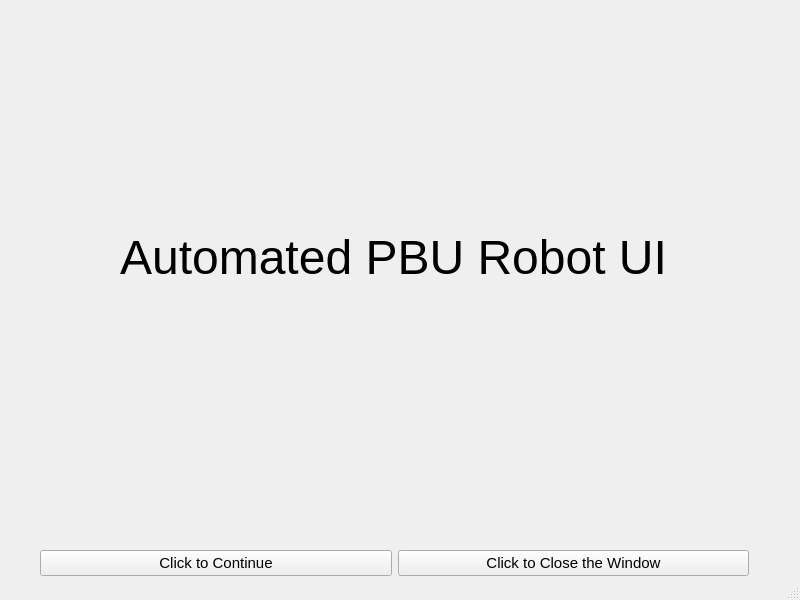
<?xml version="1.0" encoding="UTF-8"?>
<ui version="4.0">
 <class>MainWindow</class>
 <widget class="QMainWindow" name="MainWindow">
  <property name="geometry">
   <rect>
    <x>0</x>
    <y>0</y>
    <width>800</width>
    <height>600</height>
   </rect>
  </property>
  <property name="windowTitle">
   <string>mainframe</string>
  </property>
  <widget class="QWidget" name="centralwidget">
   <property name="sizePolicy">
    <sizepolicy hsizetype="Expanding" vsizetype="Expanding">
     <horstretch>1</horstretch>
     <verstretch>1</verstretch>
    </sizepolicy>
   </property>
   <widget class="QStackedWidget" name="stackedWidget">
    <property name="geometry">
     <rect>
      <x>0</x>
      <y>0</y>
      <width>800</width>
      <height>600</height>
     </rect>
    </property>
    <property name="sizePolicy">
     <sizepolicy hsizetype="Expanding" vsizetype="Expanding">
      <horstretch>1</horstretch>
      <verstretch>1</verstretch>
     </sizepolicy>
    </property>
    <property name="font">
     <font>
      <pointsize>11</pointsize>
     </font>
    </property>
    <property name="currentIndex">
     <number>0</number>
    </property>
    <widget class="QWidget" name="mainmenu">
     <property name="sizePolicy">
      <sizepolicy hsizetype="Expanding" vsizetype="Expanding">
       <horstretch>0</horstretch>
       <verstretch>0</verstretch>
      </sizepolicy>
     </property>
     <widget class="QLabel" name="QTitle">
      <property name="geometry">
       <rect>
        <x>40</x>
        <y>230</y>
        <width>707</width>
        <height>55</height>
       </rect>
      </property>
      <property name="text">
       <string>&lt;html&gt;&lt;head/&gt;&lt;body&gt;&lt;p&gt;&lt;span style=&quot; font-size:36pt;&quot;&gt;Automated PBU Robot UI&lt;/span&gt;&lt;/p&gt;&lt;/body&gt;&lt;/html&gt;</string>
      </property>
      <property name="scaledContents">
       <bool>false</bool>
      </property>
      <property name="alignment">
       <set>Qt::AlignCenter</set>
      </property>
     </widget>
     <widget class="QWidget" name="layoutWidget">
      <property name="geometry">
       <rect>
        <x>40</x>
        <y>550</y>
        <width>709</width>
        <height>27</height>
       </rect>
      </property>
      <layout class="QHBoxLayout" name="horizontalLayout">
       <item>
        <widget class="QPushButton" name="menuStartButton">
         <property name="text">
          <string>Click to Continue</string>
         </property>
         <property name="checkable">
          <bool>false</bool>
         </property>
        </widget>
       </item>
       <item>
        <widget class="QPushButton" name="menuCloseButton">
         <property name="text">
          <string>Click to Close the Window</string>
         </property>
         <property name="checkable">
          <bool>false</bool>
         </property>
        </widget>
       </item>
      </layout>
     </widget>
    </widget>
    <widget class="QWidget" name="page">
     <property name="sizePolicy">
      <sizepolicy hsizetype="Expanding" vsizetype="Expanding">
       <horstretch>0</horstretch>
       <verstretch>0</verstretch>
      </sizepolicy>
     </property>
     <widget class="QWidget" name="layoutWidgetpage2">
      <property name="geometry">
       <rect>
        <x>0</x>
        <y>10</y>
        <width>331</width>
        <height>559</height>
       </rect>
      </property>
      <layout class="QVBoxLayout" name="verticalLayout_17">
       <item>
        <widget class="QListView" name="Selectivefilelistview"/>
       </item>
       <item>
        <layout class="QHBoxLayout" name="horizontalLayout_8" stretch="1,1,1">
         <item>
          <widget class="QPushButton" name="FilePathButton">
           <property name="text">
            <string>File_Path</string>
           </property>
          </widget>
         </item>
         <item>
          <widget class="QPushButton" name="BacktoMenuButton">
           <property name="text">
            <string>Back To Menu</string>
           </property>
          </widget>
         </item>
         <item>
          <widget class="QPushButton" name="NextButton_Page_2">
           <property name="text">
            <string>Next</string>
           </property>
          </widget>
         </item>
        </layout>
       </item>
      </layout>
     </widget>
     <widget class="QWidget" name="layoutWidgetframe">
      <property name="geometry">
       <rect>
        <x>340</x>
        <y>10</y>
        <width>451</width>
        <height>559</height>
       </rect>
      </property>
      <layout class="QHBoxLayout" name="horizontalLayout_2" stretch="0">
       <item>
        <widget class="QFrame" name="pyvistaframe">
         <property name="sizePolicy">
          <sizepolicy hsizetype="Preferred" vsizetype="Preferred">
           <horstretch>0</horstretch>
           <verstretch>0</verstretch>
          </sizepolicy>
         </property>
         <property name="frameShape">
          <enum>QFrame::StyledPanel</enum>
         </property>
         <property name="frameShadow">
          <enum>QFrame::Raised</enum>
         </property>
        </widget>
       </item>
      </layout>
     </widget>
    </widget>
    <widget class="QWidget" name="page_2">
     <property name="sizePolicy">
      <sizepolicy hsizetype="Expanding" vsizetype="Expanding">
       <horstretch>0</horstretch>
       <verstretch>0</verstretch>
      </sizepolicy>
     </property>
     <widget class="QLabel" name="Itemlabel">
      <property name="geometry">
       <rect>
        <x>10</x>
        <y>10</y>
        <width>797</width>
        <height>17</height>
       </rect>
      </property>
      <property name="sizePolicy">
       <sizepolicy hsizetype="Preferred" vsizetype="Preferred">
        <horstretch>0</horstretch>
        <verstretch>0</verstretch>
       </sizepolicy>
      </property>
      <property name="text">
       <string>Product :</string>
      </property>
     </widget>
     <widget class="QWidget" name="layoutWidgetpage3">
      <property name="geometry">
       <rect>
        <x>0</x>
        <y>30</y>
        <width>801</width>
        <height>541</height>
       </rect>
      </property>
      <layout class="QHBoxLayout" name="horizontalLayout_16" stretch="0,0">
       <item>
        <layout class="QVBoxLayout" name="verticalLayout_4">
         <item>
          <layout class="QVBoxLayout" name="verticalLayout_18" stretch="1,1,1">
           <item>
            <widget class="QPushButton" name="seq1Button">
             <property name="sizePolicy">
              <sizepolicy hsizetype="Minimum" vsizetype="MinimumExpanding">
               <horstretch>0</horstretch>
               <verstretch>0</verstretch>
              </sizepolicy>
             </property>
             <property name="font">
              <font>
               <pointsize>30</pointsize>
              </font>
             </property>
             <property name="text">
              <string>Stage 1</string>
             </property>
            </widget>
           </item>
           <item>
            <widget class="QPushButton" name="seq2Button">
             <property name="sizePolicy">
              <sizepolicy hsizetype="Minimum" vsizetype="MinimumExpanding">
               <horstretch>0</horstretch>
               <verstretch>0</verstretch>
              </sizepolicy>
             </property>
             <property name="font">
              <font>
               <pointsize>30</pointsize>
              </font>
             </property>
             <property name="text">
              <string>Stage 2</string>
             </property>
            </widget>
           </item>
           <item>
            <widget class="QPushButton" name="seq3Button">
             <property name="sizePolicy">
              <sizepolicy hsizetype="Minimum" vsizetype="MinimumExpanding">
               <horstretch>0</horstretch>
               <verstretch>0</verstretch>
              </sizepolicy>
             </property>
             <property name="font">
              <font>
               <pointsize>30</pointsize>
              </font>
             </property>
             <property name="text">
              <string>Stage 3</string>
             </property>
            </widget>
           </item>
          </layout>
         </item>
         <item>
          <layout class="QHBoxLayout" name="horizontalLayout_9">
           <item>
            <widget class="QPushButton" name="NextButton_Page_3">
             <property name="text">
              <string>Next</string>
             </property>
            </widget>
           </item>
           <item>
            <widget class="QPushButton" name="BackButton_Page_2">
             <property name="text">
              <string>Back</string>
             </property>
            </widget>
           </item>
          </layout>
         </item>
        </layout>
       </item>
       <item>
        <layout class="QHBoxLayout" name="horizontalLayout_4">
         <item>
          <widget class="QFrame" name="pyvistaframe_2">
           <property name="frameShape">
            <enum>QFrame::StyledPanel</enum>
           </property>
           <property name="frameShadow">
            <enum>QFrame::Raised</enum>
           </property>
          </widget>
         </item>
        </layout>
       </item>
      </layout>
     </widget>
    </widget>
    <widget class="QWidget" name="page_3">
     <property name="sizePolicy">
      <sizepolicy hsizetype="Expanding" vsizetype="Expanding">
       <horstretch>0</horstretch>
       <verstretch>0</verstretch>
      </sizepolicy>
     </property>
     <widget class="QWidget" name="layoutWidgetpage4">
      <property name="geometry">
       <rect>
        <x>10</x>
        <y>10</y>
        <width>781</width>
        <height>351</height>
       </rect>
      </property>
      <layout class="QVBoxLayout" name="verticalLayout" stretch="0">
       <item>
        <widget class="QFrame" name="vtkframe">
         <property name="sizePolicy">
          <sizepolicy hsizetype="MinimumExpanding" vsizetype="MinimumExpanding">
           <horstretch>5</horstretch>
           <verstretch>0</verstretch>
          </sizepolicy>
         </property>
         <property name="frameShape">
          <enum>QFrame::StyledPanel</enum>
         </property>
         <property name="frameShadow">
          <enum>QFrame::Raised</enum>
         </property>
        </widget>
       </item>
      </layout>
     </widget>
     <widget class="QWidget" name="horizontalLayoutWidgetpage4">
      <property name="geometry">
       <rect>
        <x>10</x>
        <y>370</y>
        <width>781</width>
        <height>201</height>
       </rect>
      </property>
      <layout class="QHBoxLayout" name="horizontalLayout_3" stretch="2,1,1">
       <item>
        <layout class="QHBoxLayout" name="horizontalLayout_17" stretch="0">
         <property name="sizeConstraint">
          <enum>QLayout::SetNoConstraint</enum>
         </property>
         <item>
          <layout class="QVBoxLayout" name="verticalLayout_6" stretch="0,0">
           <item>
            <layout class="QVBoxLayout" name="verticalLayout_21" stretch="1,1,0">
             <property name="sizeConstraint">
              <enum>QLayout::SetNoConstraint</enum>
             </property>
             <item>
              <widget class="QLabel" name="Seqlabel">
               <property name="text">
                <string>Sequence:</string>
               </property>
              </widget>
             </item>
             <item>
              <widget class="QLabel" name="Itemlabel_2">
               <property name="text">
                <string>Product:</string>
               </property>
               <property name="wordWrap">
                <bool>true</bool>
               </property>
              </widget>
             </item>
             <item>
              <layout class="QHBoxLayout" name="horizontalLayout_19" stretch="1,1">
               <item>
                <widget class="QPushButton" name="FloorViewbutton">
                 <property name="text">
                  <string>Floor View</string>
                 </property>
                </widget>
               </item>
               <item>
                <widget class="QPushButton" name="Leftwallviewbutton">
                 <property name="text">
                  <string>Left Wall View</string>
                 </property>
                </widget>
               </item>
              </layout>
             </item>
            </layout>
           </item>
           <item>
            <layout class="QHBoxLayout" name="horizontalLayout_10" stretch="1,1">
             <item>
              <widget class="QPushButton" name="ConfirmButton">
               <property name="text">
                <string>Confirm</string>
               </property>
              </widget>
             </item>
             <item>
              <widget class="QPushButton" name="BackButton_2">
               <property name="text">
                <string>Back</string>
               </property>
              </widget>
             </item>
            </layout>
           </item>
          </layout>
         </item>
        </layout>
       </item>
       <item>
        <layout class="QVBoxLayout" name="verticalLayout_22" stretch="1,1,1">
         <item>
          <widget class="QLabel" name="label_2">
           <property name="text">
            <string>Click Mouse Display</string>
           </property>
          </widget>
         </item>
         <item>
          <widget class="QGroupBox" name="Xgroupbox">
           <property name="title">
            <string/>
           </property>
           <widget class="QWidget" name="horizontalLayoutWidget_9">
            <property name="geometry">
             <rect>
              <x>0</x>
              <y>0</y>
              <width>191</width>
              <height>61</height>
             </rect>
            </property>
            <layout class="QHBoxLayout" name="horizontalLayout_13">
             <item>
              <widget class="QLabel" name="titleXlabel">
               <property name="text">
                <string>Width:</string>
               </property>
              </widget>
             </item>
             <item>
              <widget class="QLabel" name="Xlabel">
               <property name="text">
                <string>800</string>
               </property>
              </widget>
             </item>
            </layout>
           </widget>
          </widget>
         </item>
         <item>
          <widget class="QGroupBox" name="Ygroupbox">
           <property name="sizePolicy">
            <sizepolicy hsizetype="Preferred" vsizetype="Minimum">
             <horstretch>0</horstretch>
             <verstretch>0</verstretch>
            </sizepolicy>
           </property>
           <property name="title">
            <string/>
           </property>
           <widget class="QWidget" name="horizontalLayoutWidget_10">
            <property name="geometry">
             <rect>
              <x>0</x>
              <y>0</y>
              <width>191</width>
              <height>61</height>
             </rect>
            </property>
            <layout class="QHBoxLayout" name="horizontalLayout_14">
             <item>
              <widget class="QLabel" name="titleYlabel">
               <property name="text">
                <string>Height:</string>
               </property>
              </widget>
             </item>
             <item>
              <widget class="QLabel" name="Ylabel">
               <property name="text">
                <string>800</string>
               </property>
              </widget>
             </item>
            </layout>
           </widget>
          </widget>
         </item>
        </layout>
       </item>
       <item>
        <layout class="QVBoxLayout" name="verticalLayout_20" stretch="1,1,1,1">
         <item>
          <widget class="QLabel" name="displaybeforelabel">
           <property name="text">
            <string>Camera Display</string>
           </property>
          </widget>
         </item>
         <item>
          <widget class="QGroupBox" name="Xgroupbox_2">
           <property name="title">
            <string/>
           </property>
           <widget class="QWidget" name="horizontalLayoutWidget_4">
            <property name="geometry">
             <rect>
              <x>0</x>
              <y>0</y>
              <width>161</width>
              <height>51</height>
             </rect>
            </property>
            <layout class="QHBoxLayout" name="horizontalLayout_5">
             <item>
              <widget class="QLabel" name="titleXlabel_2">
               <property name="text">
                <string>Width:</string>
               </property>
              </widget>
             </item>
             <item>
              <widget class="QLabel" name="Xlabel_2">
               <property name="text">
                <string>800</string>
               </property>
              </widget>
             </item>
            </layout>
           </widget>
          </widget>
         </item>
         <item>
          <widget class="QGroupBox" name="Ygroupbox_2">
           <property name="sizePolicy">
            <sizepolicy hsizetype="Preferred" vsizetype="Minimum">
             <horstretch>0</horstretch>
             <verstretch>0</verstretch>
            </sizepolicy>
           </property>
           <property name="title">
            <string/>
           </property>
           <widget class="QWidget" name="horizontalLayoutWidget_7">
            <property name="geometry">
             <rect>
              <x>0</x>
              <y>0</y>
              <width>161</width>
              <height>51</height>
             </rect>
            </property>
            <layout class="QHBoxLayout" name="horizontalLayout_6">
             <item>
              <widget class="QLabel" name="titleYlabel_2">
               <property name="text">
                <string>Height:</string>
               </property>
              </widget>
             </item>
             <item>
              <widget class="QLabel" name="Ylabel_2">
               <property name="text">
                <string>800</string>
               </property>
              </widget>
             </item>
            </layout>
           </widget>
          </widget>
         </item>
         <item>
          <widget class="QGroupBox" name="Zgroupbox">
           <property name="sizePolicy">
            <sizepolicy hsizetype="Preferred" vsizetype="Minimum">
             <horstretch>0</horstretch>
             <verstretch>0</verstretch>
            </sizepolicy>
           </property>
           <property name="title">
            <string/>
           </property>
           <widget class="QWidget" name="horizontalLayoutWidget_8">
            <property name="geometry">
             <rect>
              <x>0</x>
              <y>0</y>
              <width>161</width>
              <height>51</height>
             </rect>
            </property>
            <layout class="QHBoxLayout" name="horizontalLayout_7">
             <item>
              <widget class="QLabel" name="titleZlabel">
               <property name="text">
                <string>Length</string>
               </property>
              </widget>
             </item>
             <item>
              <widget class="QLabel" name="Zlabel">
               <property name="text">
                <string>800</string>
               </property>
              </widget>
             </item>
            </layout>
           </widget>
          </widget>
         </item>
        </layout>
       </item>
      </layout>
     </widget>
    </widget>
    <widget class="QWidget" name="page_4">
     <property name="sizePolicy">
      <sizepolicy hsizetype="Preferred" vsizetype="Preferred">
       <horstretch>1</horstretch>
       <verstretch>1</verstretch>
      </sizepolicy>
     </property>
     <widget class="QPushButton" name="SettingButton">
      <property name="geometry">
       <rect>
        <x>700</x>
        <y>10</y>
        <width>80</width>
        <height>25</height>
       </rect>
      </property>
      <property name="text">
       <string>Setting</string>
      </property>
     </widget>
     <widget class="QWidget" name="layoutWidgetpage5">
      <property name="geometry">
       <rect>
        <x>0</x>
        <y>40</y>
        <width>791</width>
        <height>531</height>
       </rect>
      </property>
      <layout class="QVBoxLayout" name="verticalLayout_23" stretch="1,1">
       <item>
        <widget class="QPushButton" name="MarkingButton">
         <property name="sizePolicy">
          <sizepolicy hsizetype="Minimum" vsizetype="MinimumExpanding">
           <horstretch>0</horstretch>
           <verstretch>0</verstretch>
          </sizepolicy>
         </property>
         <property name="font">
          <font>
           <pointsize>40</pointsize>
          </font>
         </property>
         <property name="text">
          <string>Back to Marking</string>
         </property>
        </widget>
       </item>
       <item>
        <layout class="QVBoxLayout" name="verticalLayout_24" stretch="1,1">
         <item>
          <layout class="QHBoxLayout" name="horizontalLayout_11" stretch="1,1">
           <item>
            <widget class="QPushButton" name="HomeButton">
             <property name="sizePolicy">
              <sizepolicy hsizetype="Minimum" vsizetype="MinimumExpanding">
               <horstretch>0</horstretch>
               <verstretch>0</verstretch>
              </sizepolicy>
             </property>
             <property name="font">
              <font>
               <pointsize>40</pointsize>
              </font>
             </property>
             <property name="text">
              <string>Home</string>
             </property>
            </widget>
           </item>
           <item>
            <widget class="QPushButton" name="EnableRobotButton">
             <property name="sizePolicy">
              <sizepolicy hsizetype="Minimum" vsizetype="MinimumExpanding">
               <horstretch>0</horstretch>
               <verstretch>0</verstretch>
              </sizepolicy>
             </property>
             <property name="font">
              <font>
               <pointsize>40</pointsize>
              </font>
             </property>
             <property name="text">
              <string>Enable Robot</string>
             </property>
            </widget>
           </item>
          </layout>
         </item>
         <item>
          <layout class="QHBoxLayout" name="horizontalLayout_12" stretch="1,1">
           <item>
            <widget class="QPushButton" name="CloseButton">
             <property name="sizePolicy">
              <sizepolicy hsizetype="Minimum" vsizetype="MinimumExpanding">
               <horstretch>0</horstretch>
               <verstretch>0</verstretch>
              </sizepolicy>
             </property>
             <property name="font">
              <font>
               <pointsize>40</pointsize>
              </font>
             </property>
             <property name="text">
              <string>Abort/Close</string>
             </property>
            </widget>
           </item>
           <item>
            <widget class="QPushButton" name="ConfirmAckButton">
             <property name="sizePolicy">
              <sizepolicy hsizetype="Minimum" vsizetype="MinimumExpanding">
               <horstretch>0</horstretch>
               <verstretch>0</verstretch>
              </sizepolicy>
             </property>
             <property name="font">
              <font>
               <pointsize>40</pointsize>
              </font>
             </property>
             <property name="text">
              <string>Acknowledge</string>
             </property>
            </widget>
           </item>
          </layout>
         </item>
        </layout>
       </item>
      </layout>
     </widget>
     <widget class="QPushButton" name="LidarButton">
      <property name="geometry">
       <rect>
        <x>10</x>
        <y>500</y>
        <width>771</width>
        <height>71</height>
       </rect>
      </property>
      <property name="font">
       <font>
        <pointsize>40</pointsize>
       </font>
      </property>
      <property name="text">
       <string>Enable Lidar Sensor</string>
      </property>
     </widget>
    </widget>
    <widget class="QWidget" name="settingpage"/>
   </widget>
  </widget>
  <widget class="QStatusBar" name="statusbar"/>
 </widget>
 <connections/>
</ui>
